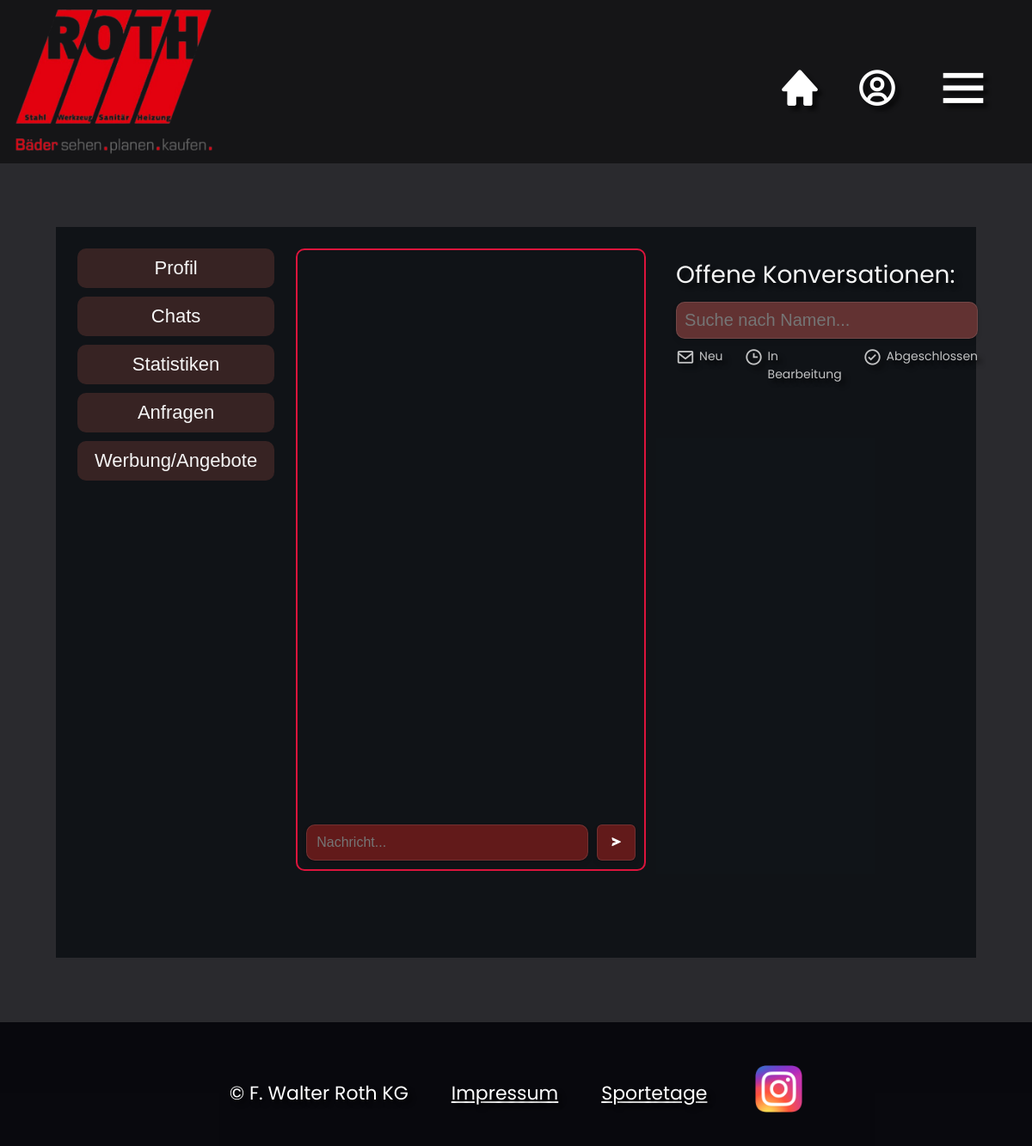
/chat-redirect (signed in), run on an earlier commit of the app's database.
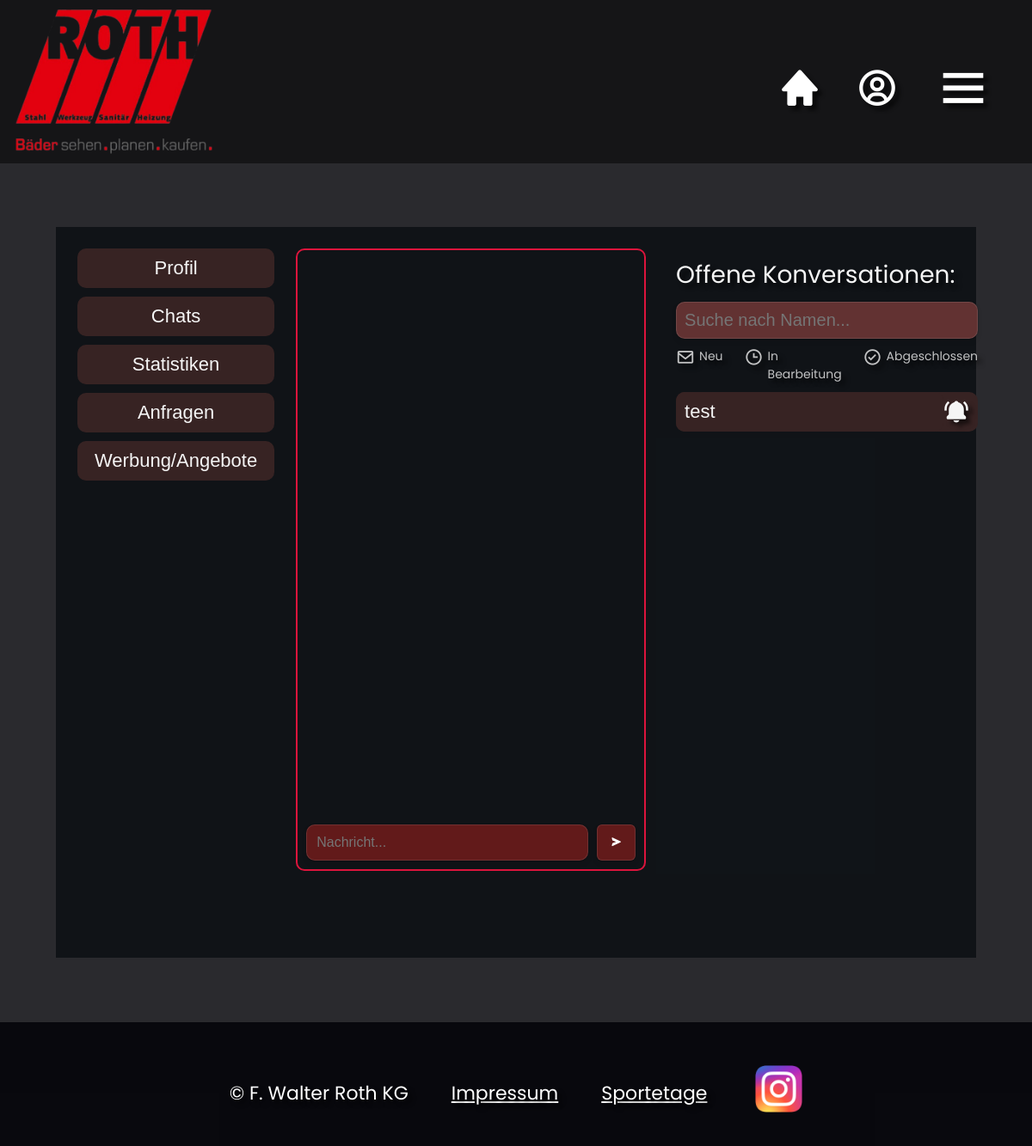
And on a later commit of the database.
### main.py (models this page shows)
class Conversation(db.Model):
    id = db.Column(db.Integer, primary_key=True)
    owner = db.Column(db.String, nullable=False) # ist die owner.id
    title = db.Column(db.String, nullable=False) # wird später festgelegt als owner.username
    last_editor = db.Column(db.String, nullable=False)  # Letzter Bearbeiter, wird erstmals als "leer" eingetragen
    state = db.Column(db.Integer, nullable=False, default=0)  # 0=Offen, 1=In Bearbeitung, 2=Fertig
    created_at = db.Column(db.DateTime(), default=datetime.now)

### main.py (the view, shortened to what this page needs)
@app.route("/chat-redirect", methods=["POST","GET"])
def chat_redirect():
    conversations = []
    user = User.query.filter_by(id=current_user.id).first()
    room = Conversation.query.filter_by(owner=user.id).first()
    if room:
        session["room"] = room.id
    session["name"] = user.username
    team_status = user.team_status
    if team_status > 0:
        raw_conversations = Conversation.query.all()
        for conv in raw_conversations:
            conversations.append(conv)
        get_conv_id = request.args.get('conv_id')
        if get_conv_id:
            room = Conversation.query.filter_by(id=get_conv_id).first()
            session["room"] = room.id
    dict_messages = []
    return render_template("chat-redirect.html", username=user.username, messages=dict_messages,
                            team_status=team_status, conversations=conversations)

### main.py (called while the page is built)
@login_manager.user_loader
def load_user(user_id):
    return User.query.get(int(user_id))

### templates/chat-redirect.html (shortened to what this page needs)
<!DOCTYPE html>
<html lang="en">
  <head>
    <link
      href="https://unpkg.com/boxicons@2.1.4/css/boxicons.min.css"
      rel="stylesheet"
    />
    <link rel="stylesheet" href="/static/style.css" />
  </head>
  <body>
    <div class="page-container">
      <div class="page-nav">
        <button onclick="loadSection('profile')">Profil</button>
        <button onclick="location.href = '/chat-redirect'">Chats</button>
        {% if team_status > 0 %}
        <button onclick="loadSection('statistics')">Statistiken</button>
        <button onclick="loadSection('enquiries')">Anfragen</button>
        <button onclick="loadSection('werbung')">Werbung/Angebote</button>
        {% endif %}
      </div>
      <div class="dashboard-display" id="dashboard-display">
        <div class="chatbox-wrapper" style="min-width: 50%" id="chatbox">
          <div class="messages" id="messages">
          </div>
          <form class="messenger-form" id="chatForm" method="POST">
            <input
              id="message"
              name="content"
              class="messenger-form-text"
              type="text"
              placeholder="Nachricht..."
            />
            <button
              class="messenger-form-btn"
              type="button"
              onclick="sendMessage()"
            >
              <i class="bx bxs-send"></i>
            </button>
          </form>
        </div>
        {% if team_status > 0 %}
        <div class="chatbox-wrapper" style="border: none" id="chatbox-btns">
          <div style="font-size: 28px">Offene Konversationen:</div>
          <input
            type="text"
            id="searchConversations"
            onkeyup="searchConversations()"
            placeholder="Suche nach Namen..."
            title="Schreib hier den Namen"
            style="
              font-size: 20px;
              padding: 10px 10px;
              color: white;
              border: none;
              border-radius: 10px;
              background-color: rgb(98, 50, 50);
              box-shadow: inset 0 0 0.5px 1px hsla(0, 0%, 100%, 0.1),
                /* shadow ring 👇 */ 0 0 0 1px hsla(0, 0%, 0%, 0.05),
                /* multiple soft shadows 👇 */ 0 0.3px 0.4px
                  hsla(0, 0%, 0%, 0.02),
                0 0.9px 1.5px hsla(0, 0%, 0%, 0.045),
                0 3.5px 6px hsla(0, 0%, 0%, 0.09);
            "
          />
          <div
            class="conversations-legende"
            style="
              font-size: 14px;
              color: rgba(255, 255, 255, 0.75);
              display: flex;
              gap: 25px;
            "
          >
            <div style="align-content: center; display: flex; gap: 5px">
              <i class="bx bx-envelope" style="font-size: 22px"></i>
              <div>Neu</div>
            </div>
            <div style="align-content: center; display: flex; gap: 5px">
              <i class="bx bx-time" style="font-size: 22px"></i>
              <div>In Bearbeitung</div>
            </div>
            <div style="align-content: center; display: flex; gap: 5px">
              <i class="bx bx-check-circle" style="font-size: 22px"></i>
              <div>Abgeschlossen</div>
            </div>
          </div>
          <div
            id="conversationsList"
            class="conversations-list"
            style="
              font-size: 20px;
              overflow-y: scroll;
              max-width: 100%;
              min-height: 100%;
            "
          >
            {% for conv in conversations %}
            <div class="conversation-name" id="{{ conv.id }}">
              <button
                class="conv-title"
                onclick="redirectToChat('{{ conv.id }}')"
              >
                {{ conv.title }}
              </button>
              {% if conv.status == 1 %}
              <i class="bx bx-time" style="font-size: 30px; margin-right: 10px">
              </i>
              {% elif conv.status == 2 %}
              <i
                class="bx bx-check-circle"
                style="font-size: 30px; margin-right: 10px"
              >
              </i>
              {% else %}
              <i
                class="bx bxs-bell-ring"
                style="font-size: 30px; margin-right: 10px"
              ></i>
              {% endif %}
            </div>
            {% endfor %}
          </div>
        </div>
        {% endif %}
      </div>
    </div>
  </body>
  <footer class="footer_bar"></footer>
</html>

### static/style.css (style rules this page uses)
body { font-family: "Poppins"; margin: 0; margin-bottom: 0; text-shadow: 5px 5px 5px rgba(0, 0, 0, 0.65); background-color: rgba(5, 5, 10, 0.85); }
:root { --color-bg: hsl(0, 0%, 100%); --color-bg-light: hsl(0, 0%, 100%); }
.chatbox-wrapper { float: left; margin-right: auto; height: 700px; border-radius: 10px; padding: 10px 10px; display: flex; flex-direction: column; gap: 10px; border: 2px solid crimson; color: whitesmoke; }
.messenger-form { border-radius: 12px; background-color: transparent; font-size: 16px; width: 100%; margin-inline: auto; bottom: 10px; display: flex; flex: e; gap: 10px; }
.messenger-form-text { font-size: 16px; color: white; width: 100%; text-align: left; border: none; padding-inline: 12px; padding-block: 12px; border-radius: 10px; background-color: rgb(98, 26, 26); box-shadow: inset 0 0 0.5px 1px hsla(0, 0%, 100%, 0.1), 0 0 0 1px hsla(0, 0%, 0%, 0.05), 0 0.3px 0.4px hsla(0, 0%, 0%, 0.02), 0 0.9px 1.5px hsla(0, 0%, 0%, 0.045), 0 3.5px 6px hsla(0, 0%, 0%, 0.09); }
.messenger-form-btn { color: white; text-align: left; border: none; padding-inline: 16px; padding-block: 6px; border-radius: 6px; background-color: rgb(98, 26, 26); box-shadow: inset 0 0 0.5px 1px hsla(0, 0%, 100%, 0.1), 0 0 0 1px hsla(0, 0%, 0%, 0.05), 0 0.3px 0.4px hsla(0, 0%, 0%, 0.02), 0 0.9px 1.5px hsla(0, 0%, 0%, 0.045), 0 3.5px 6px hsla(0, 0%, 0%, 0.09); }
.messages { width: 100%; height: calc(100% - 44px); overflow-y: scroll; }
.page-container { background-color: rgba(10, 14, 18, 0.8); max-width: 85vw; margin-top: 33vh; min-height: 100vh; margin-inline: auto; padding: 25px 25px; display: flex; gap: 25px; color: whitesmoke; }
.page-nav { font-size: 22px; display: flex; gap: 10px; flex-flow: column; border-radius: 10px; }
.page-nav button { padding: 10px 20px; border-radius: 10px; text-align: center; border: none; font-size: 22px; color: whitesmoke; background-color: rgb(55, 35, 35); }
.conversation-name { display: flex; align-items: center; font-size: 28px; background-color: rgb(55, 35, 35); border-radius: 10px; }
.conversation-name button { flex-grow: 1; font-size: 22px; padding: 10px 10px; text-align: left; align-content: center; text-decoration: none; border: none; background-color: rgb(55, 35, 35); color: whitesmoke; border-radius: 10px; }
.dashboard-display { display: flex; flex-grow: 1; gap: 25px; }

What changed in the data, as far as the page shows it:
added Conversation: title "test"
